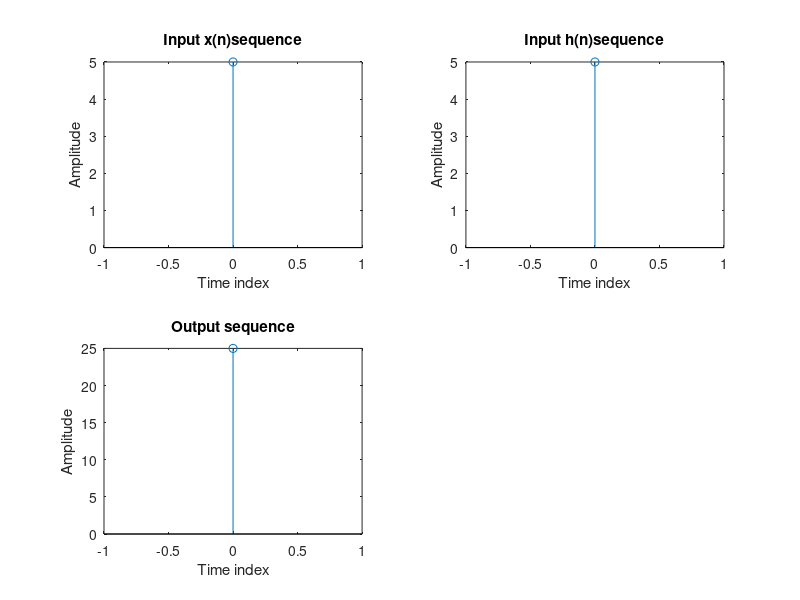

This chart was generated by the following MATLAB code:
clc;
clear all;
close all;
xn=input('Enter the x(n)sequence');
hn=input('Enter the h(n)sequence');
yn=conv(xn,hn);
disp(yn);
k=length(xn);
n=0:1:k-1;
subplot(2,2,1);
stem(n,xn);
xlabel('Time index');
ylabel('Amplitude');
title('Input x(n)sequence');
v=length(hn);
n1=0:1:v-1;
subplot(2,2,2);
stem(n1,hn);
xlabel('Time index');
ylabel('Amplitude');
title('Input h(n)sequence');
N=length(yn);
n2=0:1:N-1;
subplot(2,2,3);
stem(n2,yn);
xlabel('Time index');
ylabel('Amplitude');
title('Output sequence');